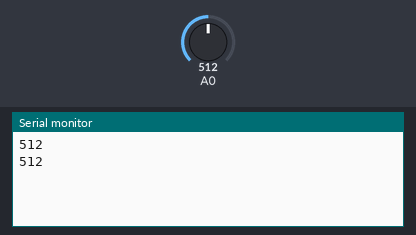
This sketch was run on a simulated Arduino Uno, built with avr-gcc and run on an emulated ATmega328P. Parts: the last lines printed to the serial monitor. The inputs (shaded band) are chosen by the test bench; at power-on: A0 = 512.

Above: at 1.8 s.
1.9 s: A0 set to 716
At 2.8 s:
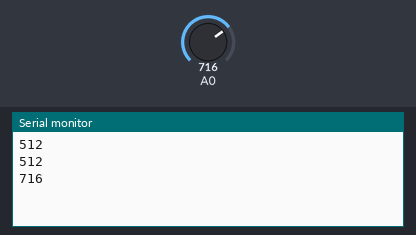
3.4 s: A0 set to 900
At 4.7 s:
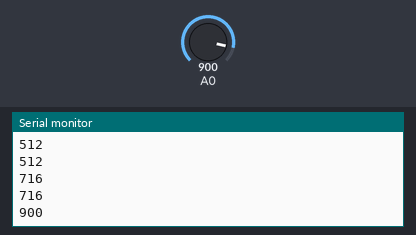
Timing chart, 0 to 6.4 s (numbered marks = the images above; inputs shaded):
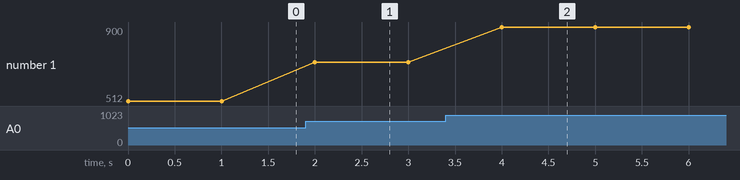

Measured:
- after the input at 1.9 s, the serial monitor: prints a new line after 0.10 s (image 1)
- after the input at 3.4 s, the serial monitor: prints a new line after 0.60 s (image 2)
- plotted number 1: 512 → 716 after the input at 1.9 s, 716 → 900 after the input at 3.4 s

The sketch:

sensordeluz.ino
```cpp
void setup() {
  // put your setup code here, to run once:
  Serial.begin(9600);
}

void loop() {
  Serial.print(analogRead(0));
  Serial.print("\n");
  delay(1000);
}
```
